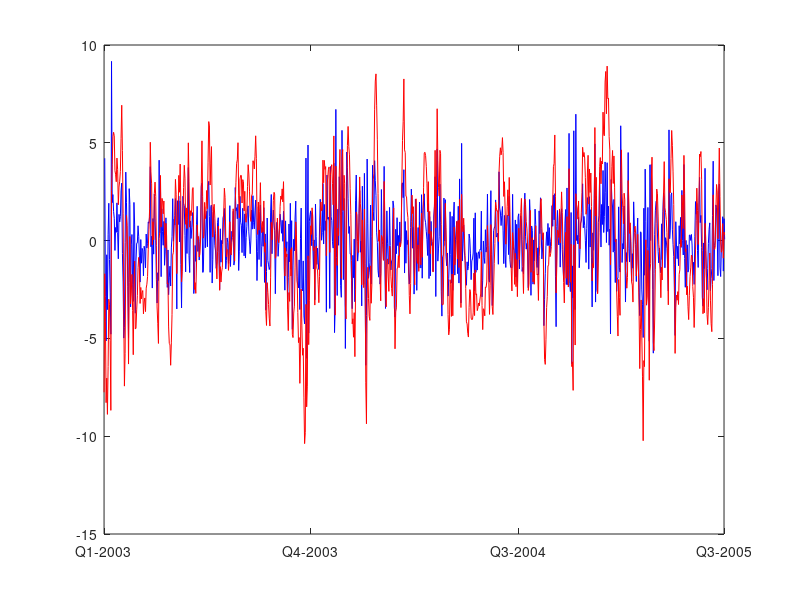

This chart was generated by the following MATLAB code:
load T_lund.mat

% plot(T_lund(:,1), T_lund(:,2))
% datetick

t = T_lund(:,1);  Y = T_lund(:,2);  n = length(Y);
X = [ones(n,1) sin(2*pi*t/365) cos(2*pi*t/365)];
beta = regress(Y, X);
eta = Y-X*beta;
% plot(t, Y, 'b', t, X*beta, 'r');
% datetick

X2 = eta(1:end-1);
Y2 = eta(2:end);
alpha = regress(Y2, X2)
e = eta(2:end) - alpha * eta(1:end-1);
sigma = var(e)
plot(t(2:end), e, 'b', t, eta, 'r');
datetick

for i = 1:25
  t2 = t + i
  X = [ones(n,1) sin(2*pi*t/365) cos(2*pi*t/365)];
  future = X * beta + alpha^i * eta
end
